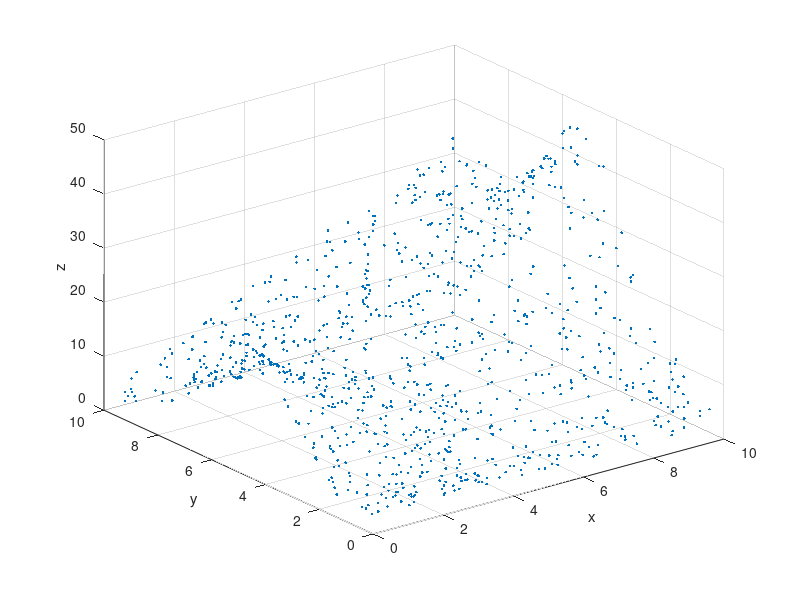

Source code (MATLAB): (Note: this script raises an error after producing the figure.)
close all; clear; clc;
%% Load and visualize the dataset (2 Points)
load('taskDataset.mat')
figure('Name', 'Scatter3 of point cloud')
scatter3(x, y, z, '.')
xlabel('x')
ylabel('y')
zlabel('z')

%% Prepare a model structure (2 Points)
% See modelFunction.m
p_guess = [3, 0.3, 2, 5, 5, 1];
% test: generate a z_approx based on p_guess
z_approx = modelFunction(x, y, p_guess);

%% Define the residual function (2 Points)
residual = @(p) modelFunction(x, y, p) - z;

%% Fit the model (2 Points)
options = optimoptions(@lsqnonlin,'Algorithm','levenberg-marquardt',...
    'MaxFunctionEvaluations',2000, 'Display', 'iter');
[p_optm, res_norm, res, exitflag] = lsqnonlin(residual, p_guess);

% Check convergence
if exitflag <= 0
    error("Solver did not converge!");
end

%% Visualize the fit (2 Points)
[axx, axy] = ndgrid(0: 0.1: 10);

figure('Name','Point cloud with guessed fitting surface')
scatter3(x, y, z, '.','MarkerEdgeColor', 'r')
hold on
surf(axx, axy, modelFunction(axx, axy, p_guess), 'EdgeColor', 'w')
xlabel('x')
ylabel('y')
zlabel('z')
title('Point cloud with guessed fitting surface')

figure('Name','Point cloud with optimized fitting surface')
scatter3(x, y, z, '.','MarkerEdgeColor', 'c')
hold on
surf(axx, axy, modelFunction(axx, axy, p_optm))
xlabel('x')
ylabel('y')
zlabel('z')
title('Point cloud with optimized fitting surface')